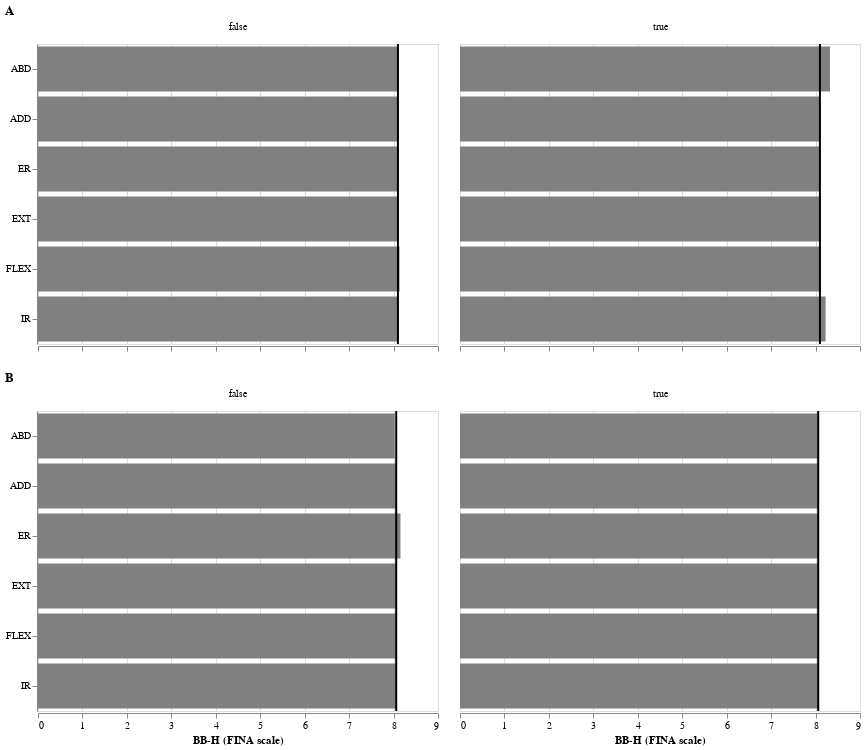

The notebook cell saved with this chart:
### Code cell
bar = alt.Chart().mark_bar(color="grey").encode(alt.Y("variable", title=None))

x_a = alt.X(
    "value", scale=alt.Scale(zero=False), axis=alt.Axis(labels=False), title=None
)
x_b = alt.X("value", title="BB-H (FINA scale)")

rule = (
    alt.Chart()
    .mark_rule(size=2)
    .encode(alt.X("baseline"))
    .transform_filter('datum.variable == "ADD"')
)

a = (
    (bar.encode(x=x_a) + rule)
    .facet(data=opt_df.query("participant == 11"), column=alt.Column("imb", title=None))
    .properties(title="A")
)
b = (
    (bar.encode(x=x_b) + rule)
    .facet(data=opt_df.query("participant == 15"), column=alt.Column("imb", title=None))
    .properties(title="B")
)

(a & b).resolve_scale(x="shared")

### Figure 1 — Vega-Lite specification as saved in the notebook (floating-point values rounded to 4 significant figures)
{"$schema": "https://vega.github.io/schema/vega-lite/v2.6.0.json", "config": {"view": {"height": 300, "width": 400}}, "datasets": {"data-c176c53297340ca4a5aab357dba1336b": [{"baseline": 8.06, "imb": false, "participant": 15, "value": 8.06, "variable": "ADD"}, {"baseline": 8.06, "imb": false, "participant": 15, "value": 8.027, "variable": "ABD"}, {"baseline": 8.06, "imb": false, "participant": 15, "value": 8.155, "variable": "ER"}, {"baseline": 8.06, "imb": false, "participant": 15, "value": 8.06, "variable": "IR"}, {"baseline": 8.06, "imb": false, "participant": 15, "value": 8.06, "variable": "EXT"}, {"baseline": 8.06, "imb": false, "participant": 15, "value": 8.06, "variable": "FLEX"}, {"baseline": 8.06, "imb": true, "participant": 15, "value": 8.06, "variable": "ADD"}, {"baseline": 8.06, "imb": true, "participant": 15, "value": 8.06, "variable": "ABD"}, {"baseline": 8.06, "imb": true, "participant": 15, "value": 8.06, "variable": "ER"}, {"baseline": 8.06, "imb": true, "participant": 15, "value": 8.06, "variable": "IR"}, {"baseline": 8.06, "imb": true, "participant": 15, "value": 8.06, "variable": "EXT"}, {"baseline": 8.06, "imb": true, "participant": 15, "value": 8.06, "variable": "FLEX"}], "data-f558e3685cbe81d1548da6079ecc961a": [{"baseline": 8.098, "imb": false, "participant": 11, "value": 8.098, "variable": "ADD"}, {"baseline": 8.098, "imb": false, "participant": 11, "value": 8.101, "variable": "ABD"}, {"baseline": 8.098, "imb": false, "participant": 11, "value": 8.098, "variable": "ER"}, {"baseline": 8.098, "imb": false, "participant": 11, "value": 8.098, "variable": "IR"}, {"baseline": 8.098, "imb": false, "participant": 11, "value": 8.098, "variable": "EXT"}, {"baseline": 8.098, "imb": false, "participant": 11, "value": 8.135, "variable": "FLEX"}, {"baseline": 8.098, "imb": true, "participant": 11, "value": 8.098, "variable": "ADD"}, {"baseline": 8.098, "imb": true, "participant": 11, "value": 8.325, "variable": "ABD"}, {"baseline": 8.098, "imb": true, "participant": 11, "value": 8.098, "variable": "ER"}, {"baseline": 8.098, "imb": true, "participant": 11, "value": 8.226, "variable": "IR"}, {"baseline": 8.098, "imb": true, "participant": 11, "value": 8.098, "variable": "EXT"}, {"baseline": 8.098, "imb": true, "participant": 11, "value": 8.111, "variable": "FLEX"}]}, "resolve": {"scale": {"x": "shared", "y": "independent"}}, "vconcat": [{"data": {"name": "data-f558e3685cbe81d1548da6079ecc961a"}, "facet": {"column": {"field": "imb", "title": null, "type": "nominal"}}, "spec": {"layer": [{"encoding": {"x": {"axis": {"labels": false}, "field": "value", "scale": {"zero": false}, "title": null, "type": "quantitative"}, "y": {"field": "variable", "title": null, "type": "nominal"}}, "mark": {"color": "grey", "type": "bar"}}, {"encoding": {"x": {"field": "baseline", "type": "quantitative"}}, "mark": {"size": 2, "type": "rule"}, "transform": [{"filter": "datum.variable == \"ADD\""}]}]}, "title": "A"}, {"data": {"name": "data-c176c53297340ca4a5aab357dba1336b"}, "facet": {"column": {"field": "imb", "title": null, "type": "nominal"}}, "spec": {"layer": [{"encoding": {"x": {"field": "value", "title": "BB-H (FINA scale)", "type": "quantitative"}, "y": {"field": "variable", "title": null, "type": "nominal"}}, "mark": {"color": "grey", "type": "bar"}}, {"encoding": {"x": {"field": "baseline", "type": "quantitative"}}, "mark": {"size": 2, "type": "rule"}, "transform": [{"filter": "datum.variable == \"ADD\""}]}]}, "title": "B"}]}
